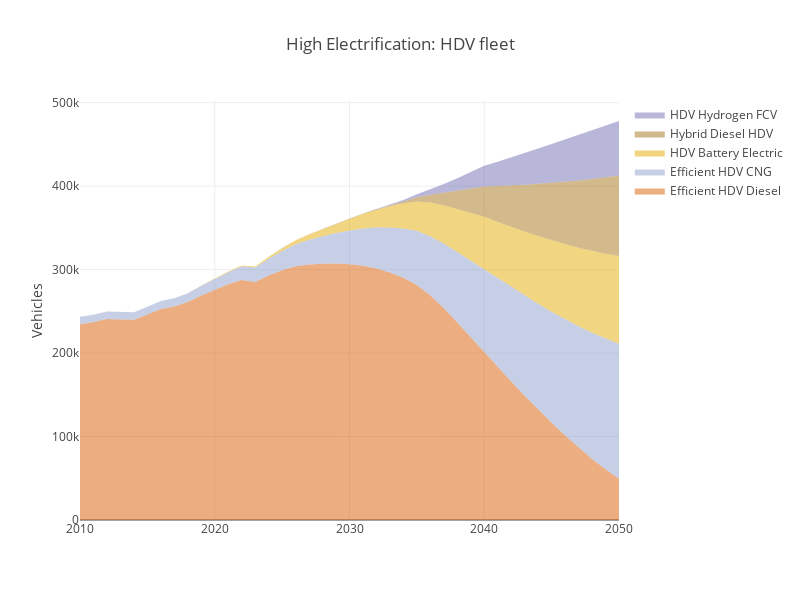

Notebook code for this chart:
### Code cell
hdv = pd.read_csv(r'C:\Users\dan\OneDrive - E3\SCAG\Plotly\csvs\HDVstocks.csv', header = [0,1], index_col=0).fillna(0)

scenario = 'High Electrification'
hdv = hdv[scenario]
ordered_hd = list(hdv.loc[2015].sort_values(ascending = False).index)
hdv = hdv[ordered_hd]
hdv_c = hdv.cumsum(1)

for label in ordered_hd:
    hdv_c[label + '_text'] = label + '<br>' + hdv[label].apply(lambda x: str(round(x / 10**3, 0))[:-2]) + 'k Vehicles'

traces = []
for g in hdv.columns.values:
    traces.append({'type' : 'scatter',
                       'x' : hdv.index.values,
                       'y' : hdv_c[g],
                       'text' :  hdv_c[g + '_text'],
                       'mode' : 'lines',
                       'opacity' : .7,
                       'line' : {'color' : veh_fuel_colors(g),
                                 'width' : 0},
                       'name' : g,
                       'hoverinfo' : 'text+x',
                       'fillcolor' : 'veh_fuel_colors(g)',
                       'fill' : 'tonexty'})

layout = {'title' : scenario + ': HDV fleet',
          'hovermode' : 'closest',
          'width' : 800,
          'height' : 600,
          'xaxis' : {'title' : ''},
          'yaxis' : {'title' : 'Vehicles'},}

data = Data(traces)
fig = Figure(data = data, layout = layout)

pyo.iplot(fig)


## toggle by scenario
## toggle by truck types

### Figure 1 — Plotly figure (JSON) as saved in the notebook; plotly's stock layout.template omitted (floating-point values rounded to 4 significant figures)
{"data": [{"fill": "tonexty", "fillcolor": "veh_fuel_colors(g)", "hoverinfo": "text+x", "line": {"color": "#d95f02", "width": 0}, "mode": "lines", "name": "Efficient HDV Diesel", "opacity": 0.7, "text": ["Efficient HDV Diesel<br>235k Vehicles", "Efficient HDV Diesel<br>237k Vehicles", "Efficient HDV Diesel<br>241k Vehicles", "Efficient HDV Diesel<br>240k Vehicles", "Efficient HDV Diesel<br>240k Vehicles", "Efficient HDV Diesel<br>246k Vehicles", "Efficient HDV Diesel<br>253k Vehicles", "Efficient HDV Diesel<br>256k Vehicles", "Efficient HDV Diesel<br>261k Vehicles", "Efficient HDV Diesel<br>269k Vehicles", "Efficient HDV Diesel<br>276k Vehicles", "Efficient HDV Diesel<br>282k Vehicles", "Efficient HDV Diesel<br>288k Vehicles", "Efficient HDV Diesel<br>285k Vehicles", "Efficient HDV Diesel<br>293k Vehicles", "Efficient HDV Diesel<br>299k Vehicles", "Efficient HDV Diesel<br>304k Vehicles", "Efficient HDV Diesel<br>306k Vehicles", "Efficient HDV Diesel<br>307k Vehicles", "Efficient HDV Diesel<br>307k Vehicles", "Efficient HDV Diesel<br>306k Vehicles", "Efficient HDV Diesel<br>305k Vehicles", "Efficient HDV Diesel<br>301k Vehicles", "Efficient HDV Diesel<br>297k Vehicles", "Efficient HDV Diesel<br>290k Vehicles", "Efficient HDV Diesel<br>281k Vehicles", "Efficient HDV Diesel<br>269k Vehicles", "Efficient HDV Diesel<br>254k Vehicles", "Efficient HDV Diesel<br>237k Vehicles", "Efficient HDV Diesel<br>219k Vehicles", "Efficient HDV Diesel<br>201k Vehicles", "Efficient HDV Diesel<br>183k Vehicles", "Efficient HDV Diesel<br>166k Vehicles", "Efficient HDV Diesel<br>149k Vehicles", "Efficient HDV Diesel<br>132k Vehicles", "Efficient HDV Diesel<br>117k Vehicles", "Efficient HDV Diesel<br>101k Vehicles", "Efficient HDV Diesel<br>87k Vehicles", "Efficient HDV Diesel<br>73k Vehicles", "Efficient HDV Diesel<br>61k Vehicles", "Efficient HDV Diesel<br>49k Vehicles"], "type": "scatter", "x": [2010, 2011, 2012, 2013, 2014, 2015, 2016, 2017, 2018, 2019, 2020, 2021, 2022, 2023, 2024, 2025, 2026, 2027, 2028, 2029, 2030, 2031, 2032, 2033, 2034, 2035, 2036, 2037, 2038, 2039, 2040, 2041, 2042, 2043, 2044, 2045, 2046, 2047, 2048, 2049, 2050], "y": [234700.0, 237100.0, 240800.0, 240400.0, 240000.0, 246200.0, 252900.0, 255800.0, 261100.0, 269000.0, 276200.0, 282400.0, 287500.0, 285000.0, 292900.0, 299200.0, 303900.0, 306200.0, 307100.0, 307400.0, 306500.0, 304700.0, 301500.0, 296700.0, 290200.0, 281400.0, 268900.0, 253600.0, 236600.0, 218700.0, 200900.0, 183300.0, 165900.0, 149000.0, 132500.0, 116500.0, 101200.0, 86750.0, 73180.0, 60670.0, 49330.0]}, {"fill": "tonexty", "fillcolor": "veh_fuel_colors(g)", "hoverinfo": "text+x", "line": {"color": "#8da0cb", "width": 0}, "mode": "lines", "name": "Efficient HDV CNG", "opacity": 0.7, "text": ["Efficient HDV CNG<br>9k Vehicles", "Efficient HDV CNG<br>9k Vehicles", "Efficient HDV CNG<br>9k Vehicles", "Efficient HDV CNG<br>9k Vehicles", "Efficient HDV CNG<br>9k Vehicles", "Efficient HDV CNG<br>9k Vehicles", "Efficient HDV CNG<br>9k Vehicles", "Efficient HDV CNG<br>10k Vehicles", "Efficient HDV CNG<br>10k Vehicles", "Efficient HDV CNG<br>12k Vehicles", "Efficient HDV CNG<br>13k Vehicles", "Efficient HDV CNG<br>15k Vehicles", "Efficient HDV CNG<br>16k Vehicles", "Efficient HDV CNG<br>17k Vehicles", "Efficient HDV CNG<br>20k Vehicles", "Efficient HDV CNG<br>23k Vehicles", "Efficient HDV CNG<br>26k Vehicles", "Efficient HDV CNG<br>30k Vehicles", "Efficient HDV CNG<br>33k Vehicles", "Efficient HDV CNG<br>37k Vehicles", "Efficient HDV CNG<br>40k Vehicles", "Efficient HDV CNG<br>45k Vehicles", "Efficient HDV CNG<br>49k Vehicles", "Efficient HDV CNG<br>54k Vehicles", "Efficient HDV CNG<br>59k Vehicles", "Efficient HDV CNG<br>65k Vehicles", "Efficient HDV CNG<br>71k Vehicles", "Efficient HDV CNG<br>78k Vehicles", "Efficient HDV CNG<br>85k Vehicles", "Efficient HDV CNG<br>92k Vehicles", "Efficient HDV CNG<br>100k Vehicles", "Efficient HDV CNG<br>107k Vehicles", "Efficient HDV CNG<br>113k Vehicles", "Efficient HDV CNG<br>120k Vehicles", "Efficient HDV CNG<br>127k Vehicles", "Efficient HDV CNG<br>133k Vehicles", "Efficient HDV CNG<br>139k Vehicles", "Efficient HDV CNG<br>145k Vehicles", "Efficient HDV CNG<br>151k Vehicles", "Efficient HDV CNG<br>157k Vehicles", "Efficient HDV CNG<br>162k Vehicles"], "type": "scatter", "x": [2010, 2011, 2012, 2013, 2014, 2015, 2016, 2017, 2018, 2019, 2020, 2021, 2022, 2023, 2024, 2025, 2026, 2027, 2028, 2029, 2030, 2031, 2032, 2033, 2034, 2035, 2036, 2037, 2038, 2039, 2040, 2041, 2042, 2043, 2044, 2045, 2046, 2047, 2048, 2049, 2050], "y": [243400.0, 246000.0, 249700.0, 249400.0, 249000.0, 255400.0, 262400.0, 265600.0, 271500.0, 280600.0, 289200.0, 297000.0, 303900.0, 302400.0, 313100.0, 322400.0, 330300.0, 335800.0, 339900.0, 343900.0, 346900.0, 349300.0, 350600.0, 350500.0, 349300.0, 346500.0, 340000.0, 331200.0, 321200.0, 310700.0, 300600.0, 289800.0, 279200.0, 269000.0, 259100.0, 249600.0, 240600.0, 232200.0, 224400.0, 217400.0, 211100.0]}, {"fill": "tonexty", "fillcolor": "veh_fuel_colors(g)", "hoverinfo": "text+x", "line": {"color": "#e6ab02", "width": 0}, "mode": "lines", "name": "HDV Battery Electric", "opacity": 0.7, "text": ["HDV Battery Electric<br>0k Vehicles", "HDV Battery Electric<br>0k Vehicles", "HDV Battery Electric<br>0k Vehicles", "HDV Battery Electric<br>0k Vehicles", "HDV Battery Electric<br>0k Vehicles", "HDV Battery Electric<br>0k Vehicles", "HDV Battery Electric<br>0k Vehicles", "HDV Battery Electric<br>0k Vehicles", "HDV Battery Electric<br>0k Vehicles", "HDV Battery Electric<br>0k Vehicles", "HDV Battery Electric<br>0k Vehicles", "HDV Battery Electric<br>1k Vehicles", "HDV Battery Electric<br>1k Vehicles", "HDV Battery Electric<br>1k Vehicles", "HDV Battery Electric<br>2k Vehicles", "HDV Battery Electric<br>3k Vehicles", "HDV Battery Electric<br>5k Vehicles", "HDV Battery Electric<br>6k Vehicles", "HDV Battery Electric<br>8k Vehicles", "HDV Battery Electric<br>11k Vehicles", "HDV Battery Electric<br>14k Vehicles", "HDV Battery Electric<br>18k Vehicles", "HDV Battery Electric<br>21k Vehicles", "HDV Battery Electric<br>26k Vehicles", "HDV Battery Electric<br>30k Vehicles", "HDV Battery Electric<br>35k Vehicles", "HDV Battery Electric<br>40k Vehicles", "HDV Battery Electric<br>46k Vehicles", "HDV Battery Electric<br>51k Vehicles", "HDV Battery Electric<br>57k Vehicles", "HDV Battery Electric<br>63k Vehicles", "HDV Battery Electric<br>67k Vehicles", "HDV Battery Electric<br>72k Vehicles", "HDV Battery Electric<br>77k Vehicles", "HDV Battery Electric<br>81k Vehicles", "HDV Battery Electric<br>86k Vehicles", "HDV Battery Electric<br>90k Vehicles", "HDV Battery Electric<br>94k Vehicles", "HDV Battery Electric<br>98k Vehicles", "HDV Battery Electric<br>102k Vehicles", "HDV Battery Electric<br>105k Vehicles"], "type": "scatter", "x": [2010, 2011, 2012, 2013, 2014, 2015, 2016, 2017, 2018, 2019, 2020, 2021, 2022, 2023, 2024, 2025, 2026, 2027, 2028, 2029, 2030, 2031, 2032, 2033, 2034, 2035, 2036, 2037, 2038, 2039, 2040, 2041, 2042, 2043, 2044, 2045, 2046, 2047, 2048, 2049, 2050], "y": [243400.0, 246000.0, 249800.0, 249400.0, 249000.0, 255400.0, 262400.0, 265700.0, 271700.0, 280900.0, 289600.0, 297700.0, 304900.0, 303700.0, 315300.0, 325700.0, 335000.0, 342200.0, 348400.0, 354900.0, 360900.0, 366900.0, 372000.0, 376100.0, 379400.0, 381700.0, 380500.0, 377000.0, 372600.0, 367800.0, 363400.0, 357200.0, 351200.0, 345700.0, 340300.0, 335300.0, 330600.0, 326200.0, 322400.0, 319100.0, 316400.0]}, {"fill": "tonexty", "fillcolor": "veh_fuel_colors(g)", "hoverinfo": "text+x", "line": {"color": "#a6761d", "width": 0}, "mode": "lines", "name": "Hybrid Diesel HDV", "opacity": 0.7, "text": ["Hybrid Diesel HDV<br>0k Vehicles", "Hybrid Diesel HDV<br>0k Vehicles", "Hybrid Diesel HDV<br>0k Vehicles", "Hybrid Diesel HDV<br>0k Vehicles", "Hybrid Diesel HDV<br>0k Vehicles", "Hybrid Diesel HDV<br>0k Vehicles", "Hybrid Diesel HDV<br>0k Vehicles", "Hybrid Diesel HDV<br>0k Vehicles", "Hybrid Diesel HDV<br>0k Vehicles", "Hybrid Diesel HDV<br>0k Vehicles", "Hybrid Diesel HDV<br>0k Vehicles", "Hybrid Diesel HDV<br>0k Vehicles", "Hybrid Diesel HDV<br>0k Vehicles", "Hybrid Diesel HDV<br>0k Vehicles", "Hybrid Diesel HDV<br>0k Vehicles", "Hybrid Diesel HDV<br>0k Vehicles", "Hybrid Diesel HDV<br>0k Vehicles", "Hybrid Diesel HDV<br>0k Vehicles", "Hybrid Diesel HDV<br>0k Vehicles", "Hybrid Diesel HDV<br>0k Vehicles", "Hybrid Diesel HDV<br>0k Vehicles", "Hybrid Diesel HDV<br>0k Vehicles", "Hybrid Diesel HDV<br>0k Vehicles", "Hybrid Diesel HDV<br>1k Vehicles", "Hybrid Diesel HDV<br>2k Vehicles", "Hybrid Diesel HDV<br>5k Vehicles", "Hybrid Diesel HDV<br>9k Vehicles", "Hybrid Diesel HDV<br>15k Vehicles", "Hybrid Diesel HDV<br>22k Vehicles", "Hybrid Diesel HDV<br>29k Vehicles", "Hybrid Diesel HDV<br>36k Vehicles", "Hybrid Diesel HDV<br>43k Vehicles", "Hybrid Diesel HDV<br>49k Vehicles", "Hybrid Diesel HDV<br>56k Vehicles", "Hybrid Diesel HDV<br>63k Vehicles", "Hybrid Diesel HDV<br>69k Vehicles", "Hybrid Diesel HDV<br>75k Vehicles", "Hybrid Diesel HDV<br>81k Vehicles", "Hybrid Diesel HDV<br>86k Vehicles", "Hybrid Diesel HDV<br>92k Vehicles", "Hybrid Diesel HDV<br>96k Vehicles"], "type": "scatter", "x": [2010, 2011, 2012, 2013, 2014, 2015, 2016, 2017, 2018, 2019, 2020, 2021, 2022, 2023, 2024, 2025, 2026, 2027, 2028, 2029, 2030, 2031, 2032, 2033, 2034, 2035, 2036, 2037, 2038, 2039, 2040, 2041, 2042, 2043, 2044, 2045, 2046, 2047, 2048, 2049, 2050], "y": [243400.0, 246000.0, 249800.0, 249400.0, 249000.0, 255400.0, 262400.0, 265700.0, 271700.0, 280900.0, 289600.0, 297700.0, 304900.0, 303700.0, 315300.0, 325700.0, 335000.0, 342200.0, 348400.0, 355000.0, 361000.0, 367000.0, 372400.0, 376900.0, 381500.0, 386600.0, 389700.0, 392000.0, 394400.0, 396800.0, 399700.0, 400100.0, 400700.0, 401700.0, 402800.0, 404000.0, 405400.0, 406900.0, 408700.0, 410700.0, 412800.0]}, {"fill": "tonexty", "fillcolor": "veh_fuel_colors(g)", "hoverinfo": "text+x", "line": {"color": "#7570b3", "width": 0}, "mode": "lines", "name": "HDV Hydrogen FCV", "opacity": 0.7, "text": ["HDV Hydrogen FCV<br>0k Vehicles", "HDV Hydrogen FCV<br>0k Vehicles", "HDV Hydrogen FCV<br>0k Vehicles", "HDV Hydrogen FCV<br>0k Vehicles", "HDV Hydrogen FCV<br>0k Vehicles", "HDV Hydrogen FCV<br>0k Vehicles", "HDV Hydrogen FCV<br>0k Vehicles", "HDV Hydrogen FCV<br>0k Vehicles", "HDV Hydrogen FCV<br>0k Vehicles", "HDV Hydrogen FCV<br>0k Vehicles", "HDV Hydrogen FCV<br>0k Vehicles", "HDV Hydrogen FCV<br>0k Vehicles", "HDV Hydrogen FCV<br>0k Vehicles", "HDV Hydrogen FCV<br>0k Vehicles", "HDV Hydrogen FCV<br>0k Vehicles", "HDV Hydrogen FCV<br>0k Vehicles", "HDV Hydrogen FCV<br>0k Vehicles", "HDV Hydrogen FCV<br>0k Vehicles", "HDV Hydrogen FCV<br>0k Vehicles", "HDV Hydrogen FCV<br>0k Vehicles", "HDV Hydrogen FCV<br>0k Vehicles", "HDV Hydrogen FCV<br>0k Vehicles", "HDV Hydrogen FCV<br>1k Vehicles", "HDV Hydrogen FCV<br>1k Vehicles", "HDV Hydrogen FCV<br>2k Vehicles", "HDV Hydrogen FCV<br>4k Vehicles", "HDV Hydrogen FCV<br>7k Vehicles", "HDV Hydrogen FCV<br>10k Vehicles", "HDV Hydrogen FCV<br>15k Vehicles", "HDV Hydrogen FCV<br>20k Vehicles", "HDV Hydrogen FCV<br>25k Vehicles", "HDV Hydrogen FCV<br>29k Vehicles", "HDV Hydrogen FCV<br>34k Vehicles", "HDV Hydrogen FCV<br>38k Vehicles", "HDV Hydrogen FCV<br>42k Vehicles", "HDV Hydrogen FCV<br>47k Vehicles", "HDV Hydrogen FCV<br>51k Vehicles", "HDV Hydrogen FCV<br>55k Vehicles", "HDV Hydrogen FCV<br>58k Vehicles", "HDV Hydrogen FCV<br>62k Vehicles", "HDV Hydrogen FCV<br>65k Vehicles"], "type": "scatter", "x": [2010, 2011, 2012, 2013, 2014, 2015, 2016, 2017, 2018, 2019, 2020, 2021, 2022, 2023, 2024, 2025, 2026, 2027, 2028, 2029, 2030, 2031, 2032, 2033, 2034, 2035, 2036, 2037, 2038, 2039, 2040, 2041, 2042, 2043, 2044, 2045, 2046, 2047, 2048, 2049, 2050], "y": [243400.0, 246000.0, 249800.0, 249400.0, 249000.0, 255400.0, 262400.0, 265700.0, 271700.0, 280900.0, 289600.0, 297700.0, 305000.0, 303700.0, 315300.0, 325800.0, 335100.0, 342400.0, 348500.0, 355100.0, 361200.0, 367400.0, 372900.0, 377800.0, 383300.0, 390200.0, 396300.0, 402500.0, 409400.0, 416700.0, 424500.0, 429300.0, 434300.0, 439800.0, 445200.0, 450600.0, 456100.0, 461500.0, 467000.0, 472600.0, 478000.0]}], "layout": {"height": 600, "hovermode": "closest", "title": "High Electrification: HDV fleet", "width": 800, "xaxis": {"title": ""}, "yaxis": {"title": "Vehicles"}}}
